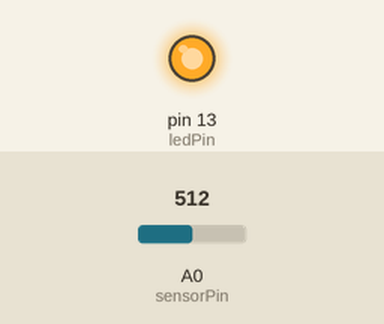
Simulated run of this sketch. Board: Arduino Uno, built with avr-gcc and run on an emulated ATmega328P. Parts: output pins drawn as LEDs (lit = HIGH). The test bench sets the inputs (shaded band); at power-on: A0 (sensorPin) = 512.

Above: at 1.2 s.
1.3 s: A0 (sensorPin) set to 1023
At 1.7 s:
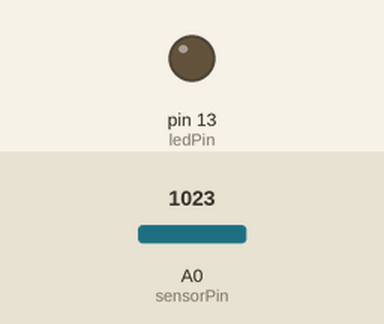
2.8 s: A0 (sensorPin) set to 900
At 4.0 s:
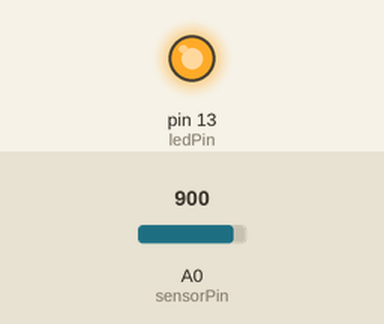
4.3 s: A0 (sensorPin) set to 511
At 5.2 s:
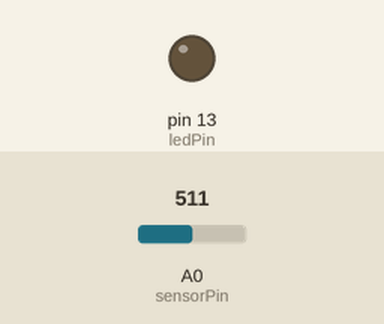
Timing chart, 0 to 7.3 s (numbered marks = the images above; inputs shaded):
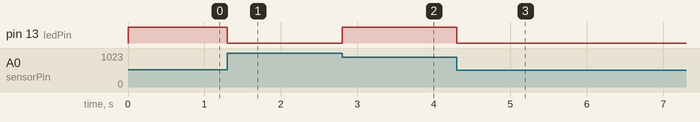

The sketch:

Knobs.ino
```cpp
int sensorPin = A0;
int ledPin = 13;
int sensorValue = 0;

#define MODE 2
int lastVal = 0;

void setup() {
  Serial.begin(9600);
  pinMode(ledPin, OUTPUT);
}

void loop() {
  switch(MODE){
    case 1: brightness(); break;
    case 2: evenOdd(); break;
    default: blinkSpeed(); break;
  }
}

void blinkSpeed(){
  int sensVal = analogRead(sensorPin);
  digitalWrite(ledPin, HIGH);
  delay(sensVal);
  digitalWrite(ledPin, LOW);
  delay(sensVal);
}

void brightness(){
  int sensVal = analogRead(sensorPin);
  if(sensVal != lastVal){
    analogWrite(ledPin, sensVal/4);
    lastVal = sensVal;
  }
}

void evenOdd(){
  int sensVal = analogRead(sensorPin);
  if(sensVal % 2 == 0){
    digitalWrite(ledPin, HIGH);
  } else {
    digitalWrite(ledPin, LOW);
  }
}
```

Measured:
- after the input at 1.3 s, pin 13 (ledPin): HIGH → LOW at once
- after the input at 2.8 s, pin 13 (ledPin): LOW → HIGH at once
- after the input at 4.3 s, pin 13 (ledPin): HIGH → LOW at once
